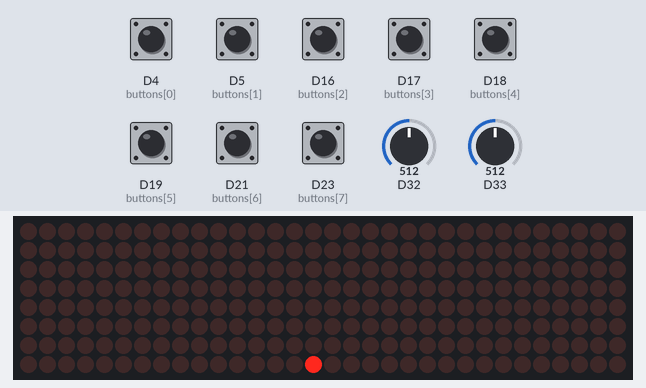
Bench run of a sketch on a simulated Arduino Due. Shown: 32×8 LED matrix. The test bench sets the inputs (shaded band); at power-on: D4 (buttons[0]), D5 (buttons[1]), D16 (buttons[2]), D17 (buttons[3]), D18 (buttons[4]), D19 (buttons[5]), D21 (buttons[6]), D23 (buttons[7]) LOW, D33 = 512, D32 = 512 (analog values on the 0–1023 scale).

Above: at 1.2 s.
1.3 s: D23 (buttons[7]) pulled HIGH for 0.15 s
2.0 s: D33 set to 900
5.0 s: D4 (buttons[0]) pulled HIGH for 0.15 s
At 5.31 s:
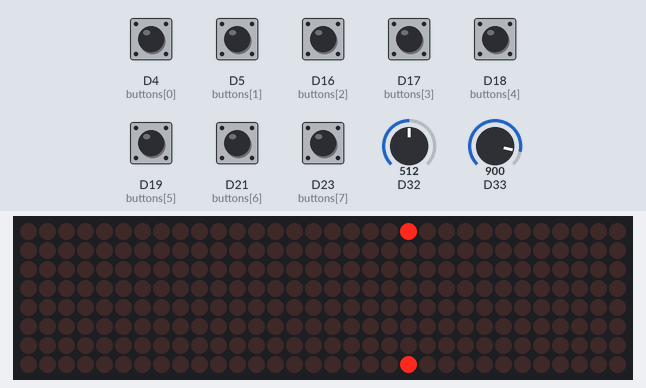
5.7 s: D5 (buttons[1]) pulled HIGH for 0.15 s
At 5.96 s:
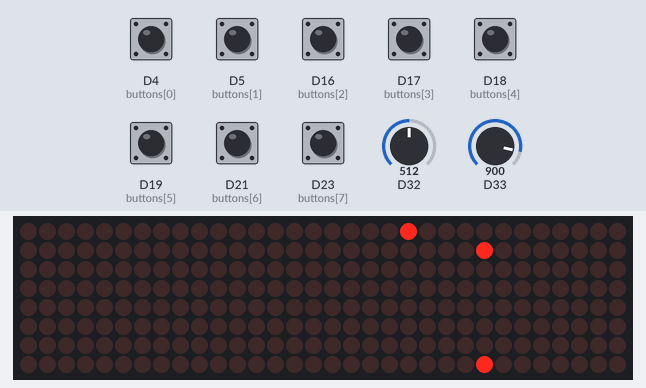
6.4 s: D16 (buttons[2]) pulled HIGH for 0.15 s
At 6.77 s:
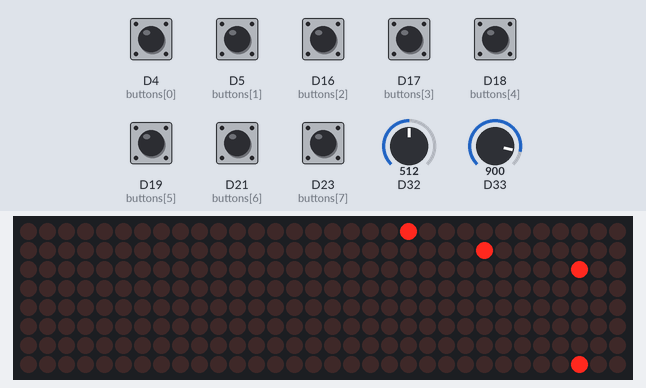
7.1 s: D17 (buttons[3]) pulled HIGH for 0.15 s
At 7.41 s:
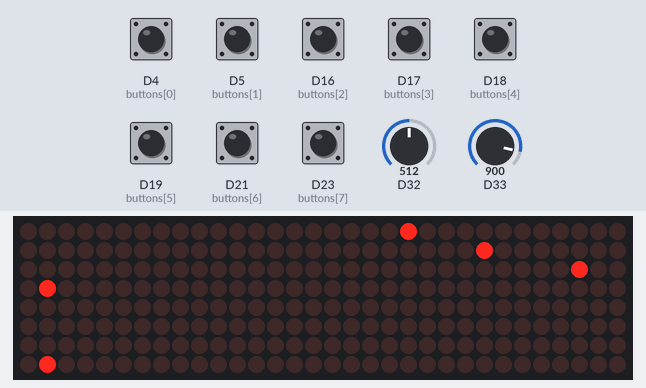
Timing chart, 0 to 8.8 s (numbered marks = the images above; inputs shaded):
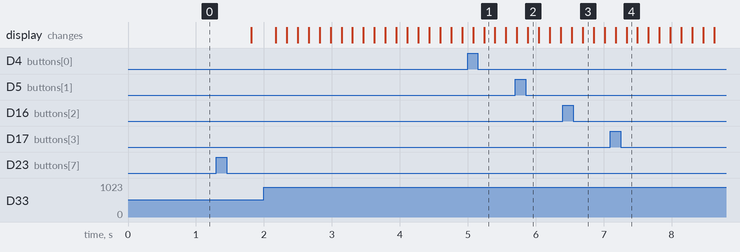

The sketch:

NikJam.ino
```cpp
#include <SPI.h>
#include "LedMatrix.h"

//LED Matrix Pins
#define NUMBER_OF_DEVICES 4
#define CS_PIN 15
#define CLK_PIN 14
#define MISO_PIN 2 //Not Used
#define MOSI_PIN 12

LedMatrix ledMatrix = LedMatrix(NUMBER_OF_DEVICES, CLK_PIN, MISO_PIN, MOSI_PIN, CS_PIN);

bool ledSetup[32][7];
bool pressed[8];
int buttons[8] = {4, 5, 16, 17, 18, 19, 21, 23};
int utilTime = 0;
bool playMode = false;
int timePosition = 0;

void setup() {
  ledMatrix.init();
  ledMatrix.setText("I<3U");

  pinMode(4, INPUT_PULLDOWN);
  pinMode(5, INPUT_PULLDOWN);
  pinMode(16, INPUT_PULLDOWN);
  pinMode(17, INPUT_PULLDOWN);
  pinMode(18, INPUT_PULLDOWN);
  pinMode(19, INPUT_PULLDOWN);
  pinMode(21, INPUT_PULLDOWN);
  pinMode(23, INPUT_PULLDOWN);

  analogReadResolution(10);
  pinMode(32, INPUT);
  pinMode(33, INPUT);
  pinMode(34, INPUT);
  pinMode(35, INPUT);
  pinMode(36, INPUT);

  for (int i = 0; i < 7; i++)
  {
    pressed[i] = false;
  }

  for (int i = 0; i < 7; i++)
  {
    for (int j = 0; j < 7; j++)
    {
      ledSetup[i][j] = false;
    }
  }
}

void loop() {
  ledMatrix.clear();

  if (playMode)
  {
    ledMatrix.setPixel(timePosition,7);
    int timeDiff = 600 - (analogRead(33)/2);
    handleButtons(timePosition, 10);

    for (int i = 0; i < timeDiff; i += 10)
    {
      delay(10);
      handleButtons(timePosition, 10);
    }

    //TODO: do something per lit light at timePosition

    timePosition = (timePosition + 1) % 32;

  }
  else
  {
    int potVal = analogRead(32)/33;
    ledMatrix.setPixel(potVal,7);
    handleButtons(potVal, 10);
  }

  setleds();
  ledMatrix.commit();
  delay(10);
}

void handleButtons(int col, int uTime)
{
  for (int i = 0; i < 7; i++)
  {
    if (digitalRead(buttons[i]) == HIGH)
    {
      pressed[i] = true;
    }
    else if (pressed[i] == true)
    {
      pressed[i] = false;
      setArrayVal(col, i);
    }
  }

  //Utility button
  if (digitalRead(buttons[7]) == HIGH)
  {
    pressed[7] = true;
    utilTime += uTime;
  }
  else if (pressed[7] == true)
  {
    pressed[7] = false;
    if (utilTime > 300)
      resetAllLed();
    else
      switchState();

    utilTime = 0;
  }
}

//Turn off all Leds
void resetAllLed()
{
  for (int i = 0; i < 32; i++)
  {
    for (int j = 0; j < 7; j++)
    {
      ledSetup[i][j] = false;
    }
  }
}

//Set value for led array
void setArrayVal(int row, int col)
{
  if (ledSetup[row][col])
    ledSetup[row][col] = false;
  else
    ledSetup[row][col] = true;
}

//Go through all column values for leds
void setleds()
{
  for (int i = 0; i < 32; i++)
  {
    for (int j = 0; j < 7; j++)
    {
      if (ledSetup[i][j])
        ledMatrix.setPixel(i, j);
    }
  }
}

//Go from play to setup and vice versa
void switchState()
{
  playMode = !playMode;
  timePosition = 0;
}
```
